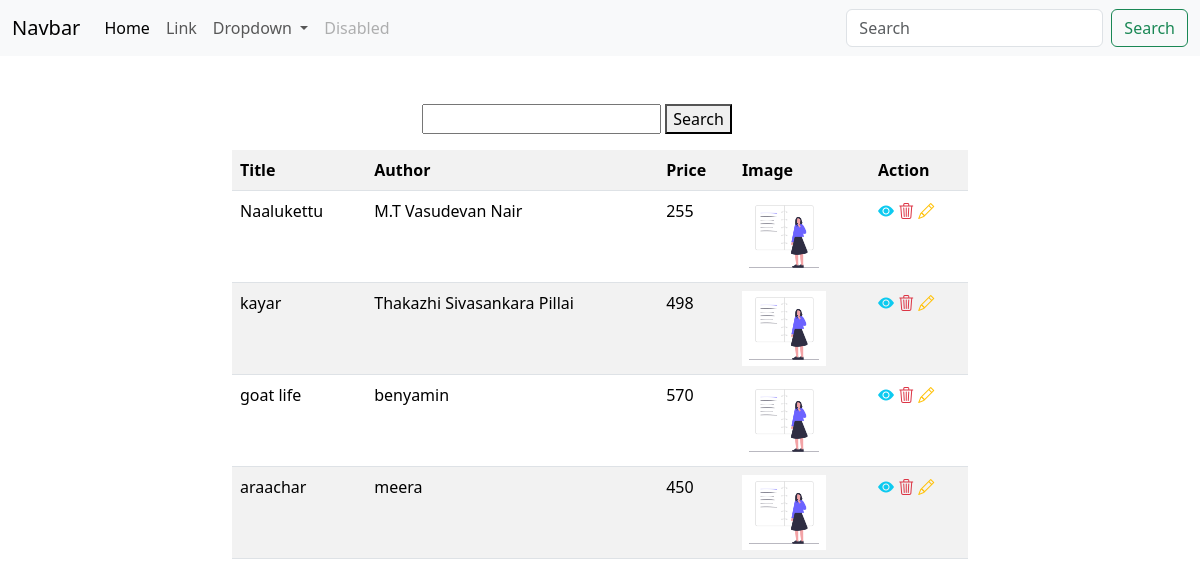
/books/all/, run on an earlier commit of the app's database.
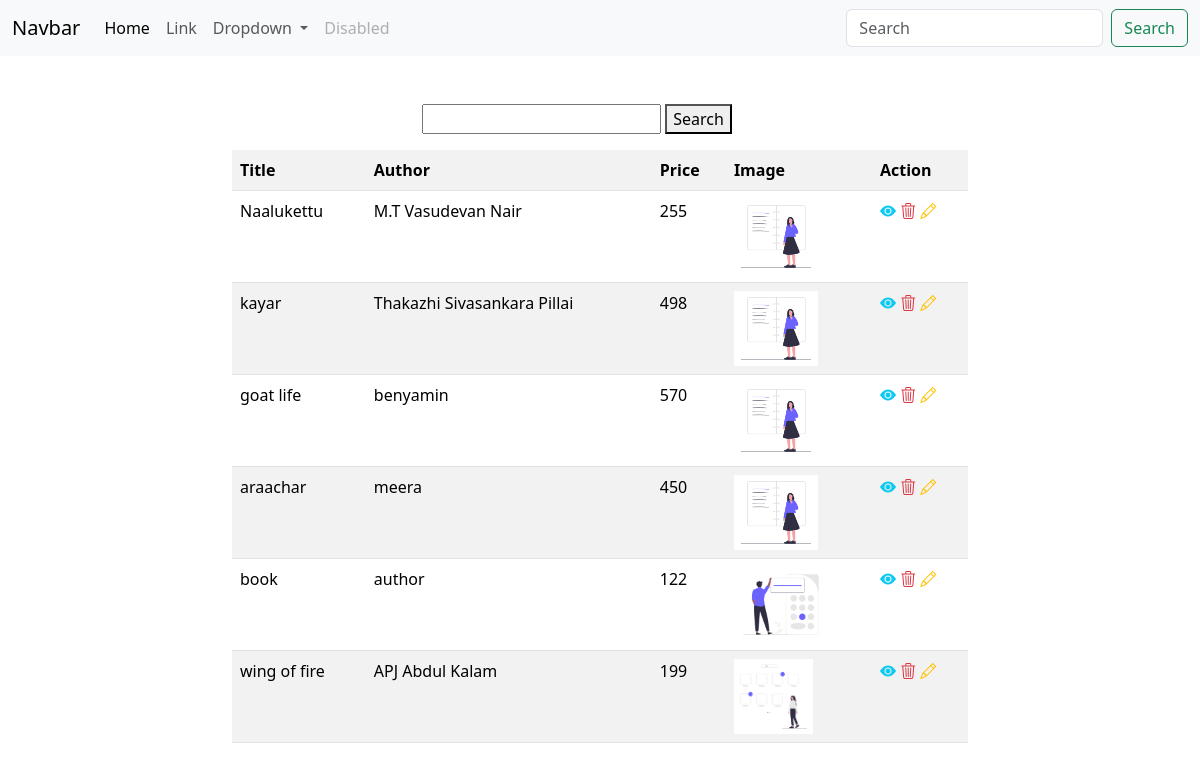
And on a later commit of the database.
### store/models.py (models this page shows, shortened)
class Book(models.Model):
    title=models.CharField(max_length=200)
    author=models.CharField(max_length=250)
    price=models.PositiveIntegerField()
    language=models.CharField(max_length=200)
    genre=models.CharField(max_length=100)
    year=models.CharField(max_length=10)
    image=models.ImageField(upload_to='bookimages',default='bookimages/default.png')

### store/views.py (the view)
# urls.py: path('books/all/',views.BookListView.as_view(),name='book-list'),
class BookListView(View):
    def get(self,request,*args,**kwargs):
        search_text=request.GET.get('search')
        print(search_text)
        qs=Book.objects.all()
        if search_text:
            qs=qs.filter(Q(title__contains=search_text)|Q(author__contains=search_text))
        return render(request,'book_list.html',{'data':qs})

### store/templates/book_list.html
{%extends 'base.html'%}
{%block main_block%}
<div class="container mt-5">
    <div class="row my-3">
        <div class="col-4"></div>
        <div class="col-4">
            <form action="">
                <input type="text" name="search">
                <button type="submit">Search</button>
            </form>
        </div>
        <div class="col-4"></div>
    </div>
    <div class="row">
         <div class="col-2"></div>
         <div class="col-8">
            <table class="table table-striped">
                <tr>
                    <th>Title</th>
                    <th>Author</th>
                    <th>Price</th>
                    <th>Image</th>
                    <th>Action</th>
                </tr>
                {%for b in data%}
                    <tr>
                        <td>{{b.title}}</td>
                        <td>{{b.author}}</td>
                        <td>{{b.price}}</td>
                        <td>
                            {% if b.image%}
                               <img src="{{b.image.url}}" alt="" class="25px" height="75px">
                            {%endif%}
                        </td>
                        <td>
                            <a href="{%url 'book-detail' b.id%}"><i class="bi bi-eye-fill text-info"></i></a>
                            <a href="{%url 'book-delete' b.id%}"><i class="bi bi-trash3 text-danger"></i></a>
                            <a href="{%url 'book-update' b.id%}"><i class="bi bi-pencil text-warning"></i></a>
                        </td>
                    </tr>
                {%endfor%}
            </table>
         </div>
         <div class="col-2"></div>
    </div>
</div>
{%endblock%}

### store/templates/base.html (shortened to what this page needs)
<!DOCTYPE html>
<html lang="en">
<head>
    <link rel="stylesheet" href="https://cdn.jsdelivr.net/npm/bootstrap-icons@1.11.3/font/bootstrap-icons.min.css">
    <link href="https://cdn.jsdelivr.net/npm/bootstrap@5.3.3/dist/css/bootstrap.min.css" rel="stylesheet">
</head>
<body>
    <nav class="navbar navbar-expand-lg bg-body-tertiary">
        <div class="container-fluid">
          <a class="navbar-brand" href="#">Navbar</a>
          <div class="collapse navbar-collapse" id="navbarSupportedContent">
            <ul class="navbar-nav me-auto mb-2 mb-lg-0">
              <li class="nav-item">
                <a class="nav-link active" aria-current="page" href="#">Home</a>
              </li>
              <li class="nav-item">
                <a class="nav-link" href="#">Link</a>
              </li>
              <li class="nav-item dropdown">
                <a class="nav-link dropdown-toggle" href="#" role="button" data-bs-toggle="dropdown" aria-expanded="false">
                  Dropdown
                </a>
              </li>
              <li class="nav-item">
                <a class="nav-link disabled" aria-disabled="true">Disabled</a>
              </li>
            </ul>
            <form class="d-flex" role="search">
              <input class="form-control me-2" type="search" placeholder="Search" aria-label="Search">
              <button class="btn btn-outline-success" type="submit">Search</button>
            </form>
          </div>
        </div>
      </nav>
     {%block main_block%}
     {%endblock%}
</body>
</html>

What changed in the data, as far as the page shows it:
added Book: title "book", author "author", price "122", image (picture)
added Book: title "wing of fire", author "APJ Abdul Kalam", price "199", image (picture)
